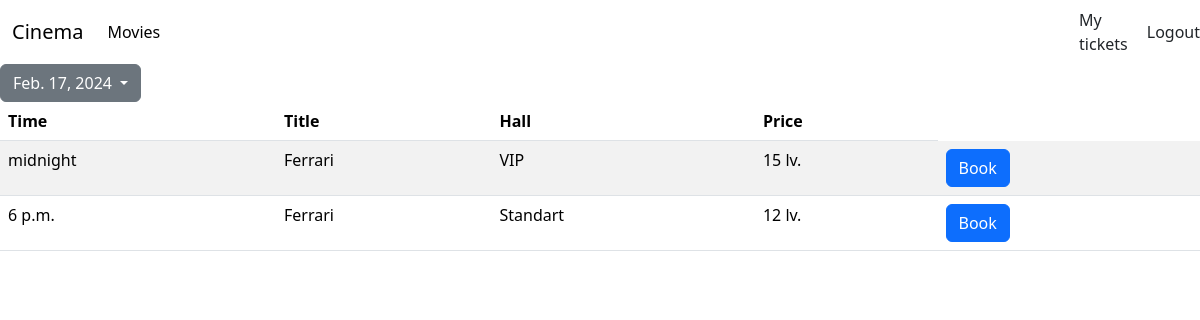
Screenshot of /agenda (signed in) with the database file from the repository.
### app/models.py (models this page shows, shortened)
class Projection(models.Model):
    start_date = models.DateField(default=now)
    time = models.TimeField(default=now)
    movie = models.ForeignKey(Movie,on_delete=models.SET_NULL,null=True)
    Hall = models.ForeignKey(Hall,on_delete=models.SET_NULL,null=True)
    @property
    def price(self):
        if self.Hall and self.movie:
            if self.Hall.type == "vip":
                return self.movie.price + 5
            if self.Hall.type == "std":
                return self.movie.price + 2
            if self.Hall.type == "big":
                return self.movie.price
        return 0

class Movie(models.Model):
    name = models.CharField(max_length=200)
    duration = models.IntegerField()
    genre = models.CharField(max_length=50)
    img_url = models.CharField(max_length = 100, default='')
    price = models.IntegerField(default = 10)
    def __str__(self):
        return self.name

class Hall(models.Model):
    name = models.CharField(max_length=10)
    type = models.CharField(max_length=10, choices=[("vip", "VIP"),("std", "standart"),("big", "big")])
    def __str__(self):
        return self.name

### app/views.py (the view)
# urls.py: path("agenda", views.agenda, name="agenda"),
@login_required(login_url="../login")
def agenda(request):
    prj = Projection.objects.all().order_by('start_date')
    dates = prj.values_list('start_date', flat=True).filter(start_date__gte=now().strftime('%Y-%m-%d')).distinct()
    if len(dates) > 0:
        selected_date = dates[0]
        if request.GET.get('date',''):
            selected_date = request.GET.get('date','')
        prj = prj.filter(start_date = selected_date).order_by("time")
        selected_date = prj.first().start_date
    return render (
    request,
    "salesAsistant/agenda.html",
    context={
        "selected_date":selected_date,
        "dates": dates,
        "projections": prj ,
        "is_sales_user":is_sales(request.user)
    })

### app/views.py (called while the page is built)
def is_sales(user):
    return user.groups.filter(name='sales').exists()

### templates/salesAsistant/agenda.html (shortened to what this page needs)
<html>
    <head>
        {% load bootstrap5 %}
        {% bootstrap_css %}
    </head>
    <body>
      {% include 'common/navbar.html'  %}
        <section>
         {% block content %}
         <div class="dropdown">
           <button class="btn btn-secondary dropdown-toggle" type="button" data-bs-toggle="dropdown" aria-expanded="false">
             {{selected_date}}
            </button>
        </div>
         <table class="table table-striped table-hover">
          <thead>
            <tr>
              <th scope="col">Time</th>
              <th scope="col">Title</th>
              <th scope="col">Hall</th>
              <th scope="col">Price</th>
            </tr>
          </thead>
          <tbody>
            {% for projection in projections %}
            <tr>
              <td >{{ projection.time }}</td>
              <td >{{ projection.movie }}</td>
              <td >{{ projection.Hall }}</td>
              <td >{{ projection.price }} lv.</td>
              <td >
                <button class="btn btn-primary bookBtn" type="submit" data-id={{projection.id}}>Book</button>
              </td>
            </tr>
            {% endfor %}
            {% endblock %}
          </tbody>
        </table>
        </section>
    </body>
</html>

### rows the page displays
Projection: start_date "Feb. 17, 2024", time "midnight", movie "Ferrari", Hall "VIP", price "15"
Projection: time "6 p.m.", movie "Ferrari", Hall "Standart", price "12"
